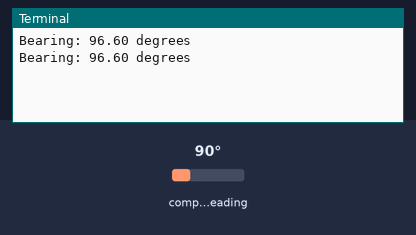
Bench run of a program on a simulated Raspberry Pi (BCM pin numbers). Parts: the last lines printed to the terminal. The inputs (shaded band) are chosen by the test bench; at power-on: compass heading 90°.

Above: at 1.2 s.
1.3 s: compass heading set to 7°
At 2.6 s:
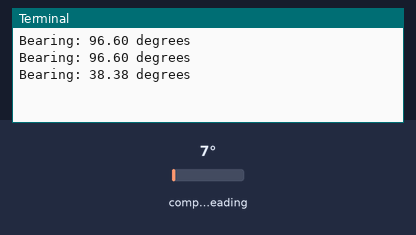
2.8 s: compass heading set to 180°
At 3.8 s:
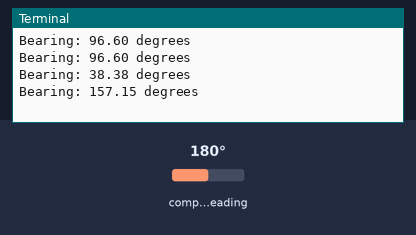
Timing chart, 0 to 5.8 s (numbered marks = the images above; inputs shaded):
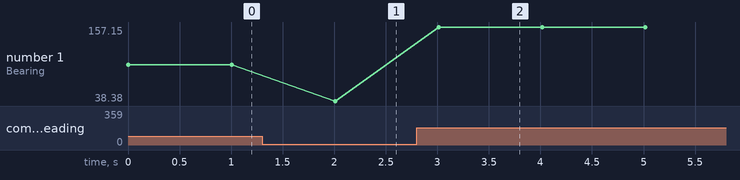

Measured:
- after the input at 1.3 s, the terminal: prints a new line after 0.71 s (image 1)
- after the input at 2.8 s, the terminal: prints a new line after 0.21 s (image 2)
- plotted number 1: 96.6 → 38.38 after the input at 1.3 s, 38.38 → 157.15 after the input at 2.8 s

The program:

hmc5883l_test.py
```python
#!/usr/bin/python
#--------------------------------------
# This script reads data from a
# HMC5883L 3-axis digital compass
# using the I2C bus.
#
# Author : Matt Hawkins
# Date   : 21/04/2014
#
# http://www.raspberrypi-spy.co.uk/
#
#--------------------------------------
import smbus
import time
import math

# HMC5883L properties
DEVICE = 0x1e # Device address on I2C
REG_A  = 0    # Configuration Register A
REG_B  = 1    # Configuration Register B
REG_M  = 2    # Mode Register
REG_X  = 3    # X Output Register
REG_Y  = 7    # Y Output Register
REG_Z  = 5    # Z Output Register

# Custom calibration offsets
X_OFFSET = -40
Y_OFFSET = 170

# Local declination offset
MYDECLINATION = -2 # -2 degrees

SMBUS = 1 # Rev 1 Pi set this to 0

bus = smbus.SMBus(SMBUS) # Rev 2 Pi uses 1

def read_data(device,address):
  # Function to read data from specified register
  # Reads two 8 bit bytes and combines
  # Twos Complement conversion
  d1 = bus.read_byte_data(device, address)   # MSB
  d2 = bus.read_byte_data(device, address+1) # LSB
  d = (d1 << 8) + d2
  # Two's Complement conversion
  if (d >= 0x8000):
    d = -((65535 - d) + 1)
  return d

def calc_bearing(x,y):
  # Function to calculate bearing in degrees
  bearing = math.atan2(y,x)
  if (bearing < 0):
    bearing += 2 * math.pi
  bearing = math.degrees(bearing)
  return bearing

# Configure device
bus.write_byte_data(DEVICE,REG_A,0x70) # 8 averaged samples, 15Hz
bus.write_byte_data(DEVICE,REG_B,0x20) # Field range 1.3, 1090 LSb/Gauss
bus.write_byte_data(DEVICE,REG_M,0x00) # Continuous measurement mode

try:
  # Loop until user presses CTRL-C
  while True:

    # Read data from output registers
    x = read_data(DEVICE,REG_X) + X_OFFSET
    y = read_data(DEVICE,REG_Y) + Y_OFFSET
    z = read_data(DEVICE,REG_Z)

    # Calculate true north bearing in degrees
    bearing = calc_bearing(x,y) - MYDECLINATION

    print "Bearing: {:03.2f} degrees".format(bearing)

    time.sleep(1)

except KeyboardInterrupt:
  print ""
```
